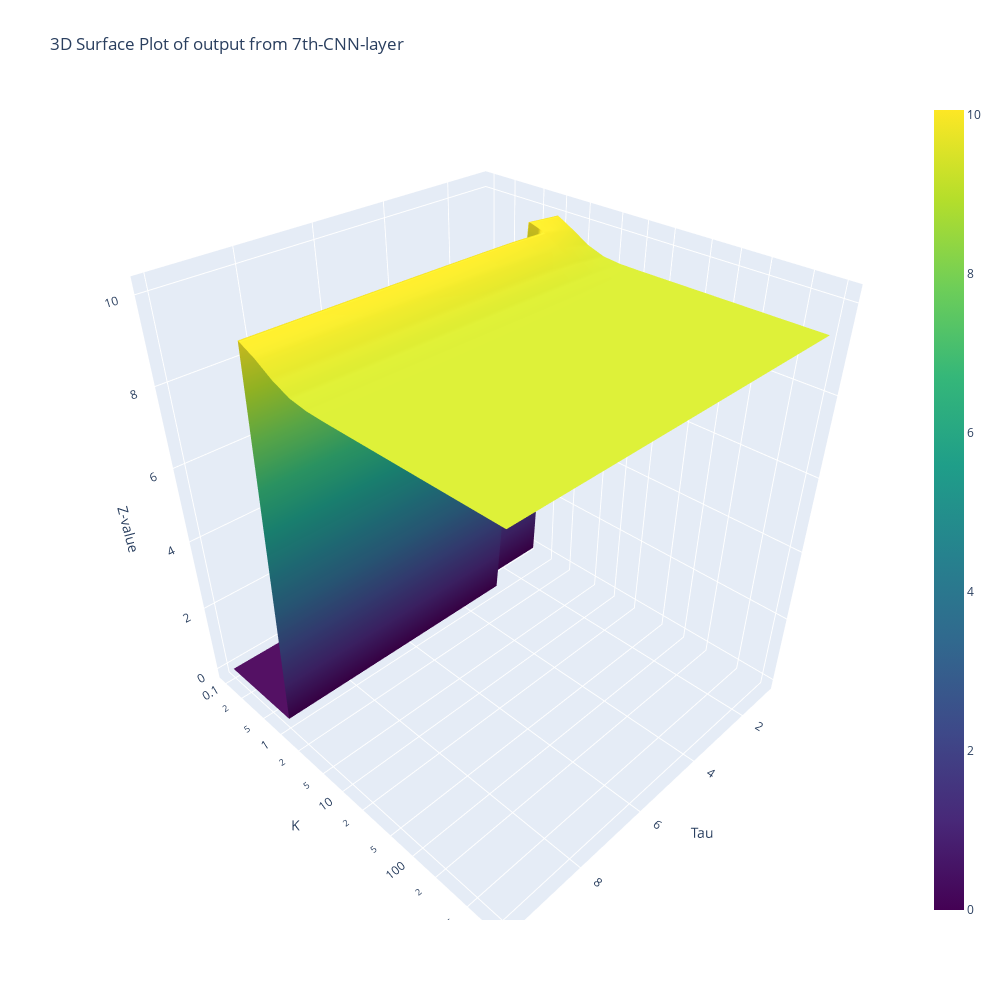

The code cell stored with this chart in its notebook:
### Code cell
df = pd.json_normalize(results3)


df['tau'] = df['tau'].apply(lambda x: x[0] if isinstance(x, list) else x)
df['k'] = df['k'].apply(lambda x: x[0] if isinstance(x, list) else x)
df['z-value'] = df['z-value'].apply(lambda x: x[0] if isinstance(x, list) else x)

tau_vals = tau_values
k_vals = k_values
tau_grid, k_grid = np.meshgrid(tau_vals, k_vals)


from scipy.interpolate import griddata
#z_grid = griddata((df['tau'], df['k']), df['z-value'], (tau_grid, k_grid), method='linear')

z_grid = griddata((df['tau'], df['k']), df['z-value'], (tau_grid, k_grid), method='nearest')

fig = go.Figure(data=[go.Surface(z=z_grid, x=tau_grid, y=k_grid, colorscale='Viridis')])

fig.update_layout(
    width=1000,
    height=1000,
    title='3D Surface Plot of output from 7th-CNN-layer',
    scene=dict(
        xaxis_title='Tau',
        yaxis_title='K',
        zaxis_title='Z-value',
        yaxis=dict(type='log')
    )
)

fig.show()

### Figure 1 — Plotly figure (JSON) as saved in the notebook; plotly's stock layout.template omitted (floating-point values rounded to 4 significant figures; data arrays with more than 128 entries replaced by an {"elided": "..."} marker saying what was removed)
{"data": [{"colorscale": [[0, "#440154"], [0.1111, "#482878"], [0.2222, "#3e4989"], [0.3333, "#31688e"], [0.4444, "#26828e"], [0.5556, "#1f9e89"], [0.6667, "#35b779"], [0.7778, "#6ece58"], [0.8889, "#b5de2b"], [1, "#fde725"]], "type": "surface", "x": {"elided": "21x10 int values"}, "y": {"elided": "21x10 float values"}, "z": {"elided": "21x10 float values"}}], "layout": {"height": 1000, "scene": {"xaxis": {"title": {"text": "Tau"}}, "yaxis": {"title": {"text": "K"}, "type": "log"}, "zaxis": {"title": {"text": "Z-value"}}}, "title": {"text": "3D Surface Plot of output from 7th-CNN-layer"}, "width": 1000}}
